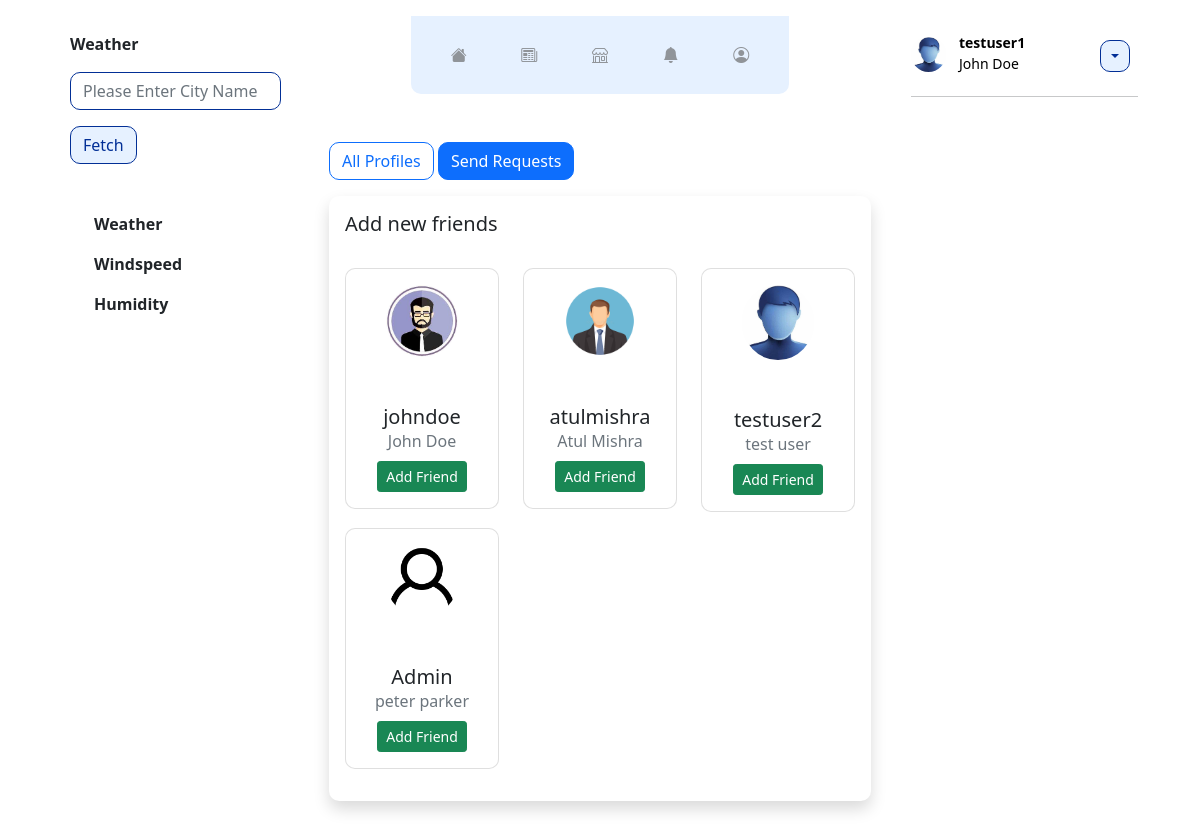
Screenshot of /invite-profiles/ (signed in) with the database file from the repository.
### home/models.py (models this page shows, shortened)
class Profile(models.Model):
    first_name = models.CharField(max_length=50, blank=True, null=True)
    last_name = models.CharField(max_length=50, blank=True, null=True)
    user = models.OneToOneField(User, on_delete=models.CASCADE)
    bio = models.TextField(max_length=500, blank=True)
    location = models.CharField(max_length=30, blank=True)
    website = models.URLField(blank=True)
    birth_date = models.DateField(null=True, blank=True)
    image = models.ImageField(default='default.png', upload_to='profile_pics')
    friends = models.ManyToManyField(User, blank=True, related_name='friends')
    created = models.DateTimeField(auto_now_add=True)
    updated = models.DateTimeField(auto_now=True)
    slug = models.SlugField(max_length = 250, null = True, blank = True)
    objects = ProfileManager()
    def __str__(self):
        return f"{self.user.username}"

### home/views.py (the view)
# urls.py: path('invite-profiles/', views.invite_profile_list_view, name='invite-profiles'),
def invite_profile_list_view(request):
    if request.user.is_authenticated:
        user=request.user
        qs = Profile.objects.get_all_profiles_to_invite(user)
        context = {
            'qs': qs,
        }
        return render(request, 'home/invite_list.html', context)
    else:
        return redirect('/')

### home/models.py (called while the page is built)
    def get_all_profiles_to_invite(self, sender):
        profiles = Profile.objects.all().exclude(user = sender)
        profile = Profile.objects.get(user = sender)
        qs = Relationship.objects.filter(Q(sender = profile) | Q(receiver = profile))
        print(qs)
        accepted = []
        for rel in qs:
            if rel.status == 'accepted':
                accepted.append(rel.receiver)
                accepted.append(rel.sender)
        print(accepted)
        available = [profile for profile in profiles if profile not in accepted]
        print(available)
        return available

    def __str__(self):
        return f'{self.sender}-{self.receiver}-{self.status}'

### home/templates/home/invite_list.html (shortened to what this page needs)
{% extends "home/base.html" %}
{% block maincontent %}
<div class="mt-5">
<a href="{% url 'all-profiles' %}" style="border-radius: 10px;" class="btn btn-outline-primary">All Profiles</a>
<a href="{% url 'invite-profiles' %}" style="border-radius: 10px;" class="btn btn-primary">Send Requests</a>
</div>
<div class="card p-3 mt-lg-3 mt-4 border-0 shadow" style="border-radius: 10px;">
    <h5>Add new friends</h5>
    <br>
    {% if qs %}
    <div class="row">
        {% for i in qs %}
            <div class="col-lg-4">
                <div class="align-items-center mb-3">
                    <div class="card p-3" style="border-radius: 10px;">
                        <div class="user text-center">
                            <div class="profile"> <img src="{{ i.user.profile.image.url }}" class="rounded-circle" width="60%"> </div>
                        </div>
                        <div class="mt-5 text-center">
                            <h5 class="mb-0">{{ i.user }}</h5> <span class="text-muted d-block mb-2">{{ i.user.profile.first_name }} {{ i.user.profile.last_name }}</span> <button class="btn btn-success btn-sm follow">Add Friend</button>
                        </div>
                    </div>
                </div>
            </div>
        {% endfor %}
    </div>
    {% else %}
    <div class="alert alert-info text-center">
        <h5>You are the only one</h5>
    </div>
    {% endif %}
</div>
{% endblock %}

### home/templates/home/right-side.html (shortened to what this page needs)
{% load static %}
<table class="table table-borderless">
    <tr>
    <td style="width: 40px; padding: 0px; padding-top: 5px;">
        <a href="{% url 'profile' %}" style="text-decoration: none; color: black;">
        <img src="{{ user.profile.image.url }}" class="img-fluid rounded-circle" style="width: 35px; height: 35px;" alt="{{ user.username }}">
        </a>
    </td>
    <td class="py-0" style="line-height: 20px;">
        <a href="{% url 'profile' %}" style="text-decoration: none; color: black;">
        <small class="card-title">
            <b>{{ user.username }}</b>
        </small><br>
        {% if user.profile.first_name %}
        <small> {{ user.profile.first_name }} {{ user.profile.last_name }} </small>
        {% endif %}
        </a>
    </td>
    <td>
        <div class="dropdown float-end">
        <button class="btn btn-secondary dropdown-toggle top-tab inactive-btn text-center" type="button" id="navdrop" data-bs-toggle="dropdown" aria-expanded="false"></button>
        </div>
    </td>
    </tr>
</table>
<hr>

### static/css/main.css (style rules this page uses)
.top-tab { width: 30px; padding: 3px; margin: 0px auto; color: #909499; border-radius: 5px; cursor: pointer; }
.inactive-btn { border-radius: 10px; background-color: #e6f1ff; border-color: #022f96; color: #022f96; }

### rows the page displays
Profile: user.profile.image (picture), user "johndoe", user.profile.first_name "John", user.profile.last_name "Doe"
Profile: user.profile.image (picture), user "atulmishra", user.profile.first_name "Atul", user.profile.last_name "Mishra"
Profile: user.profile.image (picture), user "testuser2", user.profile.first_name "test", user.profile.last_name "user"
Profile: user.profile.image (placeholder picture), user "Admin", user.profile.first_name "peter", user.profile.last_name "parker"

### other values shown
{{ user.username }} "testuser1"
{{ user.profile.first_name }} "John"
{{ user.profile.last_name }} "Doe"
